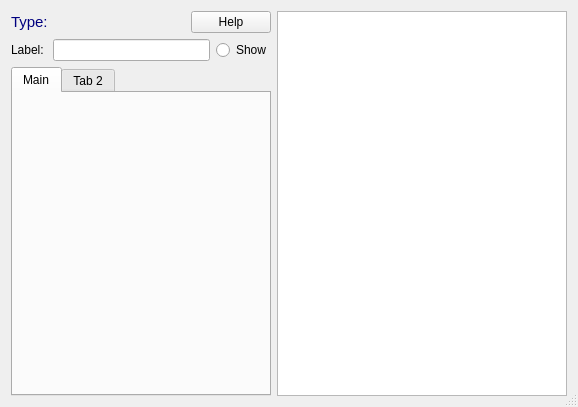
<?xml version="1.0" encoding="UTF-8"?>
<ui version="4.0">
 <class>CompilDialog</class>
 <widget class="QDialog" name="CompilDialog">
  <property name="windowModality">
   <enum>Qt::WindowModal</enum>
  </property>
  <property name="geometry">
   <rect>
    <x>0</x>
    <y>0</y>
    <width>578</width>
    <height>407</height>
   </rect>
  </property>
  <property name="sizePolicy">
   <sizepolicy hsizetype="Preferred" vsizetype="MinimumExpanding">
    <horstretch>0</horstretch>
    <verstretch>0</verstretch>
   </sizepolicy>
  </property>
  <property name="minimumSize">
   <size>
    <width>320</width>
    <height>100</height>
   </size>
  </property>
  <property name="windowTitle">
   <string notr="true">Dialog</string>
  </property>
  <property name="sizeGripEnabled">
   <bool>true</bool>
  </property>
  <property name="modal">
   <bool>false</bool>
  </property>
  <layout class="QHBoxLayout" name="mainLayout">
   <item>
    <layout class="QVBoxLayout" name="verticalLayout">
     <item>
      <layout class="QHBoxLayout" name="horizontalLayout_2">
       <item>
        <widget class="QLabel" name="type">
         <property name="palette">
          <palette>
           <active>
            <colorrole role="WindowText">
             <brush brushstyle="SolidPattern">
              <color alpha="255">
               <red>0</red>
               <green>0</green>
               <blue>127</blue>
              </color>
             </brush>
            </colorrole>
           </active>
           <inactive>
            <colorrole role="WindowText">
             <brush brushstyle="SolidPattern">
              <color alpha="255">
               <red>0</red>
               <green>0</green>
               <blue>127</blue>
              </color>
             </brush>
            </colorrole>
           </inactive>
           <disabled>
            <colorrole role="WindowText">
             <brush brushstyle="SolidPattern">
              <color alpha="255">
               <red>190</red>
               <green>190</green>
               <blue>190</blue>
              </color>
             </brush>
            </colorrole>
           </disabled>
          </palette>
         </property>
         <property name="font">
          <font>
           <pointsize>11</pointsize>
          </font>
         </property>
         <property name="text">
          <string>Type: </string>
         </property>
        </widget>
       </item>
       <item>
        <widget class="QPushButton" name="helpButton">
         <property name="sizePolicy">
          <sizepolicy hsizetype="Fixed" vsizetype="Fixed">
           <horstretch>0</horstretch>
           <verstretch>0</verstretch>
          </sizepolicy>
         </property>
         <property name="text">
          <string notr="true">Help</string>
         </property>
         <property name="autoDefault">
          <bool>false</bool>
         </property>
        </widget>
       </item>
      </layout>
     </item>
     <item>
      <layout class="QHBoxLayout" name="horizontalLayout">
       <item>
        <widget class="QLabel" name="label_2">
         <property name="text">
          <string>Label: </string>
         </property>
        </widget>
       </item>
       <item>
        <widget class="QLineEdit" name="labelBox"/>
       </item>
       <item>
        <widget class="QRadioButton" name="showLabel">
         <property name="text">
          <string>Show</string>
         </property>
         <property name="autoExclusive">
          <bool>false</bool>
         </property>
        </widget>
       </item>
      </layout>
     </item>
     <item>
      <widget class="QTabWidget" name="tabList">
       <property name="sizePolicy">
        <sizepolicy hsizetype="Preferred" vsizetype="MinimumExpanding">
         <horstretch>0</horstretch>
         <verstretch>0</verstretch>
        </sizepolicy>
       </property>
       <property name="currentIndex">
        <number>0</number>
       </property>
       <widget class="QWidget" name="tab">
        <attribute name="title">
         <string>Main</string>
        </attribute>
       </widget>
       <widget class="QWidget" name="tab_2">
        <attribute name="title">
         <string>Tab 2</string>
        </attribute>
       </widget>
      </widget>
     </item>
    </layout>
   </item>
   <item>
    <widget class="QTextEdit" name="helpText">
     <property name="sizePolicy">
      <sizepolicy hsizetype="MinimumExpanding" vsizetype="MinimumExpanding">
       <horstretch>0</horstretch>
       <verstretch>0</verstretch>
      </sizepolicy>
     </property>
     <property name="minimumSize">
      <size>
       <width>290</width>
       <height>0</height>
      </size>
     </property>
     <property name="acceptDrops">
      <bool>false</bool>
     </property>
     <property name="undoRedoEnabled">
      <bool>false</bool>
     </property>
     <property name="html">
      <string>&lt;!DOCTYPE HTML PUBLIC &quot;-//W3C//DTD HTML 4.0//EN&quot; &quot;http://www.w3.org/TR/REC-html40/strict.dtd&quot;&gt;
&lt;html&gt;&lt;head&gt;&lt;meta name=&quot;qrichtext&quot; content=&quot;1&quot; /&gt;&lt;style type=&quot;text/css&quot;&gt;
p, li { white-space: pre-wrap; }
&lt;/style&gt;&lt;/head&gt;&lt;body style=&quot; font-family:'Sans Serif'; font-size:9pt; font-weight:400; font-style:normal;&quot;&gt;
&lt;p style=&quot;-qt-paragraph-type:empty; margin-top:0px; margin-bottom:0px; margin-left:0px; margin-right:0px; -qt-block-indent:0; text-indent:0px;&quot;&gt;&lt;br /&gt;&lt;/p&gt;&lt;/body&gt;&lt;/html&gt;</string>
     </property>
     <property name="textInteractionFlags">
      <set>Qt::TextSelectableByKeyboard|Qt::TextSelectableByMouse</set>
     </property>
     <property name="placeholderText">
      <string notr="true"/>
     </property>
    </widget>
   </item>
  </layout>
 </widget>
 <resources/>
 <connections/>
</ui>
